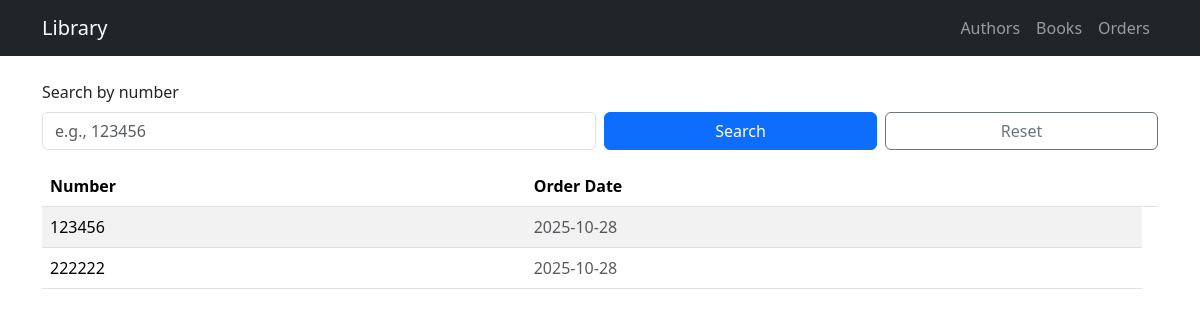
Screenshot of /orders/ with the database file from the repository.
### app/models/order.py (models this page shows)
class Order(db.Model):
    __tablename__ = "orders"
    id = db.Column(db.Integer, primary_key=True)
    number = db.Column(db.String(10), nullable=False)
    order_date = db.Column(EpochMsDate, nullable=False)
    user_id = db.Column(
        db.Integer,
        db.ForeignKey("users.id", ondelete="CASCADE"),
        nullable=False,
    )
    user = db.relationship("User", back_populates="orders")
    order_items = db.relationship(
        "OrderItem",
        back_populates="order",
        cascade="all, delete-orphan",
        passive_deletes=True,
    )

### app/web/orders.py (the view)
@orders_bp.get("/")
def index():
    q = (request.args.get("q") or "").strip()
    query = Order.query
    if q:
        like = f"%{q}%"
        query = query.filter((Order.number.ilike(like)))
    orders = query.order_by(Order.number.asc()).all()
    return render_template("orders/index.html", orders=orders, q=q)

### app/models/types.py (called while the page is built)
    def process_result_value(self, value, dialect):
        if value is None:
            return None
        return datetime.fromtimestamp(int(value) / 1000, tz=timezone.utc).date()

### app/templates/orders/index.html (shortened to what this page needs)
{% extends 'base.html' %}
{% block content %}
  <form class="row gy-2 gx-2 align-items-end mb-3" method="get">
    <div class="col-md-6">
      <label for="q" class="form-label">Search by number</label>
      <input type="text" id="q" name="q" class="form-control" value="{{ q }}" placeholder="e.g., 123456">
    </div>
    <div class="col-md-3">
      <button class="btn btn-primary w-100" type="submit">Search</button>
    </div>
    <div class="col-md-3">
      <a class="btn btn-outline-secondary w-100" href="{{ url_for('orders.index') }}">Reset</a>
    </div>
  </form>
  {% if orders %}
    <div class="table-responsive">
      <table class="table table-striped align-middle">
        <thead>
          <tr>
            <th>Number</th>
            <th>Order Date</th>
            <th style="width: 1%"></th>
          </tr>
        </thead>
        <tbody>
          {% for a in orders %}
          <tr>
            <td>{{ a.number }}</td>
            <td class="text-muted">{{ a.order_date.strftime("%Y-%m-%d") if a.order_date else "" }}</td>
          </tr>
          {% endfor %}
        </tbody>
      </table>
        <div id="piechart" style="width: 900px; height: 500px;"></div>
    </div>
  {% else %}
    <p class="text-muted">No orders found.</p>
  {% endif %}
{% endblock %}

### rows the page displays
Order: number "123456", order_date "2025-10-28"
Order: number "222222", order_date "2025-10-28"
